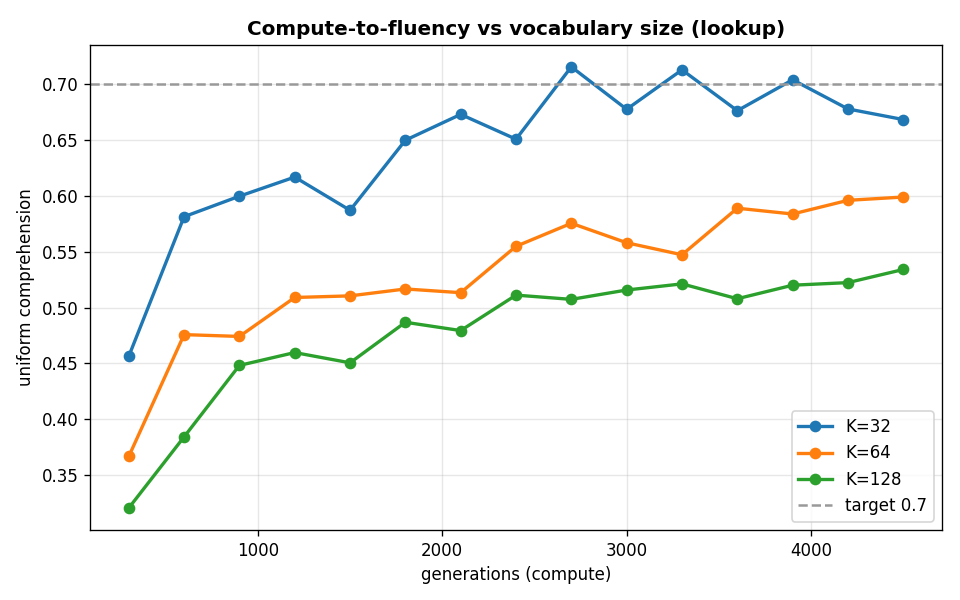

This chart was generated by the following Python code:
"""COMPUTE SCALING -- is the fluency sag at large vocab COMPUTE-limited or a WALL?

The lookup (most-decomposable) rep scales best but still sags with K at fixed budget. The decisive
question for fluent English at large vocab: does more COMPUTE recover it? Track uniform two-way
comprehension over generations for several K. If each K climbs to high fluency given enough gens,
fluency-at-scale is compute-limited (it scales, costs more compute) and we can read the law:
gens-to-target vs K. If it plateaus below target, it is a wall.
"""
import os, numpy as np
HERE = os.path.dirname(os.path.abspath(__file__))
P_NATIVE, U = 0.7, 0.25
N = int(os.environ.get("CS_N", "48")); BUDGET = int(os.environ.get("CS_BUDGET", "4500"))
SEEDS = int(os.environ.get("CS_SEEDS", "2")); EVERY = 300; TARGET = 0.70
KS = [int(x) for x in os.environ.get("CS_KS", "32,64,128").split(",")]

LOG = open(os.path.join(HERE, "compute_scaling_results.txt"), "w")
def out(s): print(s, flush=True); LOG.write(s + "\n"); LOG.flush()


def wcfg(K):
    freq = 1.0 / (np.arange(1, K + 1) ** 1.1); freq /= freq.sum()
    st = np.clip((1.0 / freq) / (1.0 / freq).mean(), 0.2, 12.0); st = st / st.mean()
    return freq, st


def play(A, rng, freq, st, K, B):
    Ng = len(A); emit = A.argmax(2); hear = A.argmax(1); en = np.zeros(Ng)
    p = (1 - U) * freq + U * (st / st.sum())
    m = rng.choice(K, size=B, p=p); sp = rng.integers(Ng, size=B); ls = rng.integers(Ng, size=B)
    nat = rng.random(B) < P_NATIVE; half = rng.random(B) < 0.5
    rr = ~nat; s = emit[sp, m]; ok = (hear[ls, s] == m) & rr
    np.add.at(en, sp[ok], st[m[ok]]); np.add.at(en, ls[ok], st[m[ok]])
    ok2 = (hear[ls, m] == m) & nat & half; np.add.at(en, ls[ok2], st[m[ok2]])
    ok3 = (emit[sp, m] == m) & nat & ~half; np.add.at(en, sp[ok3], st[m[ok3]])
    return en


def breed(A, en, rng, mut=0.22):
    Ng = len(en); order = np.argsort(en); worst = order[:int(0.25 * Ng)]; top = order[Ng - max(2, Ng // 3):]
    for w in worst:
        pa, pb = (int(top[rng.integers(len(top))]) for _ in range(2))
        msk = rng.random(A[pa].shape) < 0.5
        A[w] = np.where(msk, A[pa], A[pb]) + rng.normal(0, mut * 0.6, A[pa].shape)


def uniform_comp(A, rng, K, T=8000):
    emit = A.argmax(2); hear = A.argmax(1); Ng = len(A)
    m = rng.integers(K, size=T); sp = rng.integers(Ng, size=T); ls = rng.integers(Ng, size=T)
    return float(np.mean(hear[ls, emit[sp, m]] == m))


def run(K, seed):
    freq, st = wcfg(K); rng = np.random.default_rng(seed); B = N * 12
    A = rng.normal(0, 0.3, (N, K, K)); traj = []
    for t in range(1, BUDGET + 1):
        breed(A, play(A, rng, freq, st, K, B), rng)
        if t % EVERY == 0:
            traj.append((t, uniform_comp(A, np.random.default_rng(9000 + seed), K)))
    return traj


if __name__ == "__main__":
    out(f"COMPUTE SCALING (lookup): uniform comprehension vs generations, pop {N}, {SEEDS} seeds, "
        f"budget {BUDGET}. target={TARGET}")
    checkpts = list(range(EVERY, BUDGET + 1, EVERY))
    out("gen:      " + "  ".join(f"{c:>5}" for c in checkpts))
    g2t = {}; means = {}
    for K in KS:
        trajs = [run(K, s) for s in range(SEEDS)]
        mean = np.mean([[p[1] for p in tr] for tr in trajs], axis=0); means[K] = mean
        out(f"K={K:>3}:    " + "  ".join(f"{v:5.3f}" for v in mean))
        hit = next((checkpts[i] for i, v in enumerate(mean) if v >= TARGET), None)
        g2t[K] = hit
    out("=" * 70)
    out(f"generations to reach {TARGET} uniform comprehension:")
    for K in KS:
        out(f"  K={K:>3}: {g2t[K] if g2t[K] else '>'+str(BUDGET)} gens"
            + (f"  ({g2t[K]/K:.1f} gens/word)" if g2t[K] else "  (target not reached)"))
    out("READING: all K reach target given enough gens => compute-limited (scales). gens-to-target vs K")
    out("         growing ~linearly => benign scaling law; super-linear/plateau => harder wall.")
    out("done"); LOG.close()

    import matplotlib; matplotlib.use("Agg"); import matplotlib.pyplot as plt
    plt.figure(figsize=(8, 5))
    for K in KS:
        plt.plot(checkpts, means[K], "o-", lw=2, label=f"K={K}")
    plt.axhline(TARGET, color="#999", ls="--", label=f"target {TARGET}")
    plt.xlabel("generations (compute)"); plt.ylabel("uniform comprehension")
    plt.title("Compute-to-fluency vs vocabulary size (lookup)", weight="bold"); plt.legend(); plt.grid(alpha=.3)
    plt.tight_layout(); p = os.path.join(HERE, "compute_scaling.png"); plt.savefig(p, dpi=120); print("saved", p)
